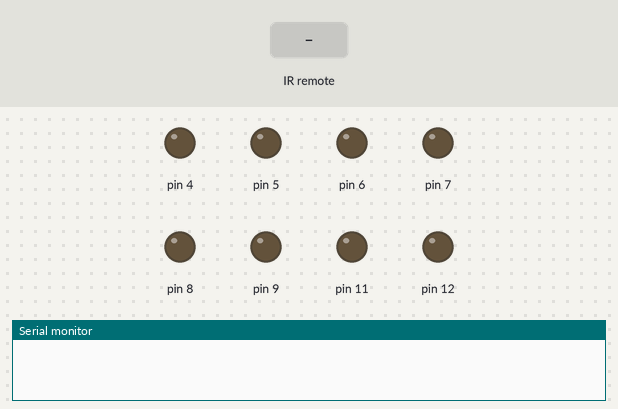
Simulated run of this sketch. Board: Arduino Uno, built with avr-gcc and run on an emulated ATmega328P. On the bench: output pins drawn as LEDs (lit = HIGH), the last lines printed to the serial monitor. The test bench sets the inputs (shaded band).

Above: at 1.2 s.
1.3 s: infrared code 0xFF30CF received
At 1.8 s:
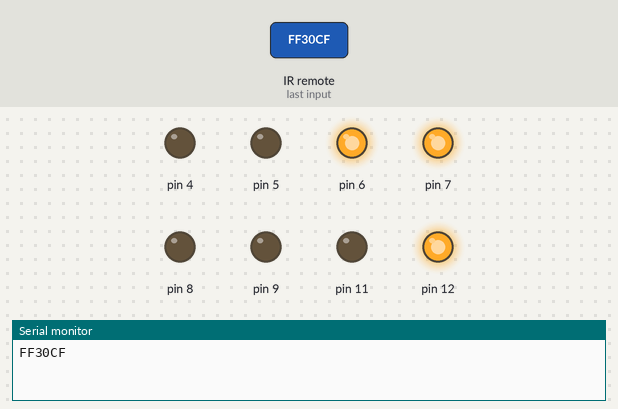
2.8 s: infrared code 0xFF7A85 received
At 4.0 s:
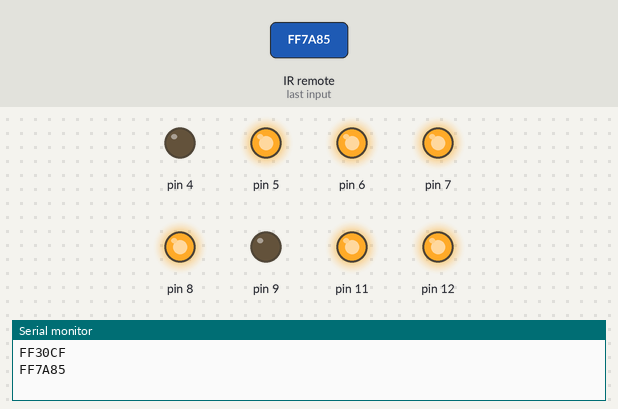
4.3 s: infrared code 0xFF10EF received
At 5.3 s:
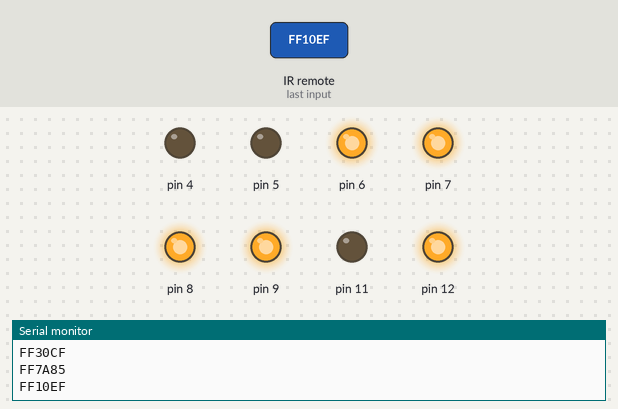
Timing chart, 0 to 7.3 s (numbered marks = the images above; inputs shaded):
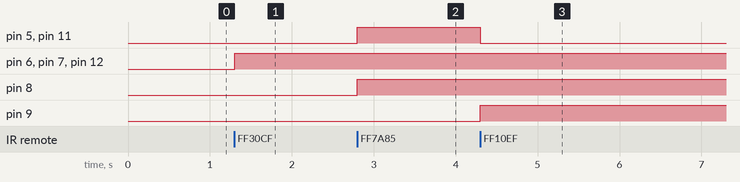

The sketch:

Arduino-Uno-7SegDisplay-IR-input.ino
```cpp
#include <IRremote.h>
int RECV_PIN = 10;
IRrecv irrecv(RECV_PIN);
decode_results results;

void setup()
{
  Serial.begin(9600);
  irrecv.enableIRIn(); // Start the receiver

  pinMode(4, OUTPUT);  //7-segment Display PIN 1   ---   Segment E
  pinMode(5, OUTPUT);  //7-segment Display PIN 2   ---   Segment D
  pinMode(6, OUTPUT);  //7-segment Display PIN 4   ---   Segment C
  pinMode(7, OUTPUT);  //7-segment Display PIN 5   ---   Segment Decimal Point
  pinMode(8, OUTPUT);  //7-segment Display PIN 10  ---   Segment G
  pinMode(9, OUTPUT);  //7-segment Display PIN 9   ---   Segment F
  pinMode(11, OUTPUT); //7-segment Display PIN 7   ---   Segment A
  pinMode(12, OUTPUT); //7-segment Display PIN 6   ---   Segment B
}

void loop()
{
  if (irrecv.decode(&results))
    {
     Serial.println(results.value, HEX);
     if (results.value == 0xFF30CF) // Display 1
     {
        //results.value = key_value;
        digitalWrite(5, LOW);
        digitalWrite(6, HIGH);
        digitalWrite(7, HIGH);
        digitalWrite(8, LOW);
        digitalWrite(9, LOW);
        digitalWrite(11, LOW);
        digitalWrite(12, HIGH);

        //delay(5000); // Wait for 1000 millisecond(s)
     }
     else if (results.value == 0xFF18E7) // Display 2
     {
        //results.value = key_value;
        digitalWrite(5, LOW);
        digitalWrite(6, HIGH);
        digitalWrite(7, HIGH);
        digitalWrite(8, LOW);
        digitalWrite(9, LOW);
        digitalWrite(11, LOW);
        digitalWrite(12, HIGH);

        //delay(5000); // Wait for 1000 millisecond(s)
     }
     else if (results.value == 0xFF7A85) // Display 3
     {
        //results.value = key_value;
        digitalWrite(5, HIGH);
        digitalWrite(6, HIGH);
        digitalWrite(7, HIGH);
        digitalWrite(8, HIGH);
        digitalWrite(9, LOW);
        digitalWrite(11, HIGH);
        digitalWrite(12, HIGH);

        //delay(5000); // Wait for 1000 millisecond(s)
     }
     else if (results.value == 0xFF10EF) // Display 4
     {
        //results.value = key_value;
        digitalWrite(5, LOW);
        digitalWrite(6, HIGH);
        digitalWrite(7, HIGH);
        digitalWrite(8, HIGH);
        digitalWrite(9, HIGH);
        digitalWrite(11, LOW);
        digitalWrite(12, HIGH);

        //delay(5000); // Wait for 1000 millisecond(s)
     }
     irrecv.resume(); // Receive the next value
    }
}
```

Measured:
- after the input at 1.3 s, pin 6, pin 7, pin 12: LOW → HIGH at once
- after the input at 2.8 s, pin 5, pin 8, pin 11: LOW → HIGH at once
- after the input at 4.3 s, pin 5, pin 11: HIGH → LOW at once; pin 9: LOW → HIGH at once
